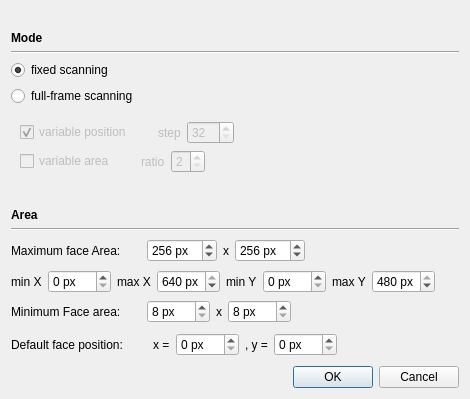
<?xml version="1.0" encoding="UTF-8"?>
<ui version="4.0">
 <class>scannerDialog</class>
 <widget class="QDialog" name="scannerDialog">
  <property name="geometry">
   <rect>
    <x>0</x>
    <y>0</y>
    <width>470</width>
    <height>399</height>
   </rect>
  </property>
  <property name="windowTitle">
   <string>Scanner Settings</string>
  </property>
  <property name="windowIcon">
   <iconset resource="../faceFinder.qrc">
    <normaloff>:/images/ff.png</normaloff>:/images/ff.png</iconset>
  </property>
  <layout class="QVBoxLayout" name="verticalLayout_3">
   <item>
    <spacer name="horizontalSpacer_4">
     <property name="orientation">
      <enum>Qt::Horizontal</enum>
     </property>
     <property name="sizeHint" stdset="0">
      <size>
       <width>439</width>
       <height>20</height>
      </size>
     </property>
    </spacer>
   </item>
   <item>
    <widget class="QLabel" name="label_4">
     <property name="font">
      <font>
       <weight>75</weight>
       <bold>true</bold>
      </font>
     </property>
     <property name="text">
      <string>Mode</string>
     </property>
    </widget>
   </item>
   <item>
    <widget class="Line" name="line_5">
     <property name="orientation">
      <enum>Qt::Horizontal</enum>
     </property>
    </widget>
   </item>
   <item>
    <widget class="QRadioButton" name="radioScannerFixed">
     <property name="toolTip">
      <string>scanning maximum face area at default position</string>
     </property>
     <property name="text">
      <string>fixed scanning</string>
     </property>
     <property name="checked">
      <bool>true</bool>
     </property>
    </widget>
   </item>
   <item>
    <widget class="QRadioButton" name="radioScannerVariable">
     <property name="toolTip">
      <string>changing position and/or area of scanning</string>
     </property>
     <property name="text">
      <string>full-frame scanning</string>
     </property>
    </widget>
   </item>
   <item>
    <widget class="QWidget" name="widgetScannerVariable" native="true">
     <property name="enabled">
      <bool>false</bool>
     </property>
     <layout class="QVBoxLayout" name="verticalLayout_2">
      <item>
       <layout class="QHBoxLayout" name="horizontalLayout_8">
        <item>
         <widget class="QCheckBox" name="checkVariablePosition">
          <property name="text">
           <string>variable position</string>
          </property>
          <property name="checked">
           <bool>true</bool>
          </property>
         </widget>
        </item>
        <item>
         <spacer name="verticalSpacer_5">
          <property name="orientation">
           <enum>Qt::Vertical</enum>
          </property>
          <property name="sizeHint" stdset="0">
           <size>
            <width>20</width>
            <height>40</height>
           </size>
          </property>
         </spacer>
        </item>
        <item>
         <widget class="QLabel" name="label_15">
          <property name="text">
           <string>step</string>
          </property>
         </widget>
        </item>
        <item>
         <widget class="QSpinBox" name="spinPositionStep">
          <property name="toolTip">
           <string>number of pixels to move scanning area</string>
          </property>
          <property name="minimum">
           <number>32</number>
          </property>
          <property name="maximum">
           <number>320</number>
          </property>
         </widget>
        </item>
        <item>
         <spacer name="horizontalSpacer_12">
          <property name="orientation">
           <enum>Qt::Horizontal</enum>
          </property>
          <property name="sizeHint" stdset="0">
           <size>
            <width>40</width>
            <height>20</height>
           </size>
          </property>
         </spacer>
        </item>
       </layout>
      </item>
      <item>
       <layout class="QHBoxLayout" name="horizontalLayout_9">
        <item>
         <widget class="QCheckBox" name="checkVariableArea">
          <property name="text">
           <string>variable area</string>
          </property>
         </widget>
        </item>
        <item>
         <spacer name="verticalSpacer_6">
          <property name="orientation">
           <enum>Qt::Vertical</enum>
          </property>
          <property name="sizeHint" stdset="0">
           <size>
            <width>20</width>
            <height>40</height>
           </size>
          </property>
         </spacer>
        </item>
        <item>
         <widget class="QLabel" name="label_16">
          <property name="text">
           <string>ratio</string>
          </property>
         </widget>
        </item>
        <item>
         <widget class="QSpinBox" name="spinAreaRatio">
          <property name="enabled">
           <bool>false</bool>
          </property>
          <property name="statusTip">
           <string>area is shrinked from maximum to minimum in given number of steps</string>
          </property>
          <property name="minimum">
           <number>2</number>
          </property>
          <property name="maximum">
           <number>8</number>
          </property>
         </widget>
        </item>
        <item>
         <spacer name="horizontalSpacer_13">
          <property name="orientation">
           <enum>Qt::Horizontal</enum>
          </property>
          <property name="sizeHint" stdset="0">
           <size>
            <width>40</width>
            <height>20</height>
           </size>
          </property>
         </spacer>
        </item>
       </layout>
      </item>
     </layout>
    </widget>
   </item>
   <item>
    <spacer name="horizontalSpacer_6">
     <property name="orientation">
      <enum>Qt::Horizontal</enum>
     </property>
     <property name="sizeHint" stdset="0">
      <size>
       <width>439</width>
       <height>20</height>
      </size>
     </property>
    </spacer>
   </item>
   <item>
    <widget class="QLabel" name="label_7">
     <property name="font">
      <font>
       <weight>75</weight>
       <bold>true</bold>
       <strikeout>false</strikeout>
      </font>
     </property>
     <property name="text">
      <string>Area</string>
     </property>
    </widget>
   </item>
   <item>
    <widget class="Line" name="line_4">
     <property name="orientation">
      <enum>Qt::Horizontal</enum>
     </property>
    </widget>
   </item>
   <item>
    <layout class="QVBoxLayout" name="verticalLayout">
     <item>
      <layout class="QHBoxLayout" name="horizontalLayout_5">
       <item>
        <widget class="QLabel" name="label_8">
         <property name="text">
          <string>Maximum face Area:</string>
         </property>
        </widget>
       </item>
       <item>
        <spacer name="verticalSpacer_2">
         <property name="orientation">
          <enum>Qt::Vertical</enum>
         </property>
         <property name="sizeHint" stdset="0">
          <size>
           <width>20</width>
           <height>40</height>
          </size>
         </property>
        </spacer>
       </item>
       <item>
        <widget class="QSpinBox" name="spinFaceMaxWidth">
         <property name="suffix">
          <string> px</string>
         </property>
         <property name="minimum">
          <number>16</number>
         </property>
         <property name="maximum">
          <number>1024</number>
         </property>
         <property name="value">
          <number>256</number>
         </property>
        </widget>
       </item>
       <item>
        <widget class="QLabel" name="label_12">
         <property name="text">
          <string>x</string>
         </property>
        </widget>
       </item>
       <item>
        <widget class="QSpinBox" name="spinFaceMaxHeight">
         <property name="suffix">
          <string> px</string>
         </property>
         <property name="minimum">
          <number>16</number>
         </property>
         <property name="maximum">
          <number>1024</number>
         </property>
         <property name="value">
          <number>256</number>
         </property>
        </widget>
       </item>
       <item>
        <spacer name="horizontalSpacer_9">
         <property name="orientation">
          <enum>Qt::Horizontal</enum>
         </property>
         <property name="sizeHint" stdset="0">
          <size>
           <width>40</width>
           <height>20</height>
          </size>
         </property>
        </spacer>
       </item>
      </layout>
     </item>
     <item>
      <layout class="QHBoxLayout" name="horizontalLayout_10">
       <item>
        <widget class="QLabel" name="label_17">
         <property name="text">
          <string>min X</string>
         </property>
        </widget>
       </item>
       <item>
        <widget class="QSpinBox" name="spinMinX">
         <property name="suffix">
          <string> px</string>
         </property>
         <property name="maximum">
          <number>200</number>
         </property>
        </widget>
       </item>
       <item>
        <widget class="QLabel" name="label_18">
         <property name="text">
          <string>max X</string>
         </property>
        </widget>
       </item>
       <item>
        <widget class="QSpinBox" name="spinMaxX">
         <property name="suffix">
          <string> px</string>
         </property>
         <property name="minimum">
          <number>540</number>
         </property>
         <property name="maximum">
          <number>640</number>
         </property>
         <property name="value">
          <number>640</number>
         </property>
        </widget>
       </item>
       <item>
        <widget class="QLabel" name="label_20">
         <property name="text">
          <string>min Y</string>
         </property>
        </widget>
       </item>
       <item>
        <widget class="QSpinBox" name="spinMinY">
         <property name="suffix">
          <string> px</string>
         </property>
         <property name="maximum">
          <number>200</number>
         </property>
        </widget>
       </item>
       <item>
        <widget class="QLabel" name="label_19">
         <property name="text">
          <string>max Y</string>
         </property>
        </widget>
       </item>
       <item>
        <widget class="QSpinBox" name="spinMaxY">
         <property name="suffix">
          <string> px</string>
         </property>
         <property name="minimum">
          <number>380</number>
         </property>
         <property name="maximum">
          <number>480</number>
         </property>
         <property name="value">
          <number>480</number>
         </property>
        </widget>
       </item>
       <item>
        <spacer name="horizontalSpacer_14">
         <property name="orientation">
          <enum>Qt::Horizontal</enum>
         </property>
         <property name="sizeHint" stdset="0">
          <size>
           <width>40</width>
           <height>20</height>
          </size>
         </property>
        </spacer>
       </item>
      </layout>
     </item>
     <item>
      <layout class="QHBoxLayout" name="horizontalLayout_6">
       <item>
        <widget class="QLabel" name="label_9">
         <property name="text">
          <string>Minimum Face area:</string>
         </property>
        </widget>
       </item>
       <item>
        <spacer name="verticalSpacer_3">
         <property name="orientation">
          <enum>Qt::Vertical</enum>
         </property>
         <property name="sizeHint" stdset="0">
          <size>
           <width>20</width>
           <height>40</height>
          </size>
         </property>
        </spacer>
       </item>
       <item>
        <widget class="QSpinBox" name="spinFaceMinWidth">
         <property name="suffix">
          <string> px</string>
         </property>
         <property name="minimum">
          <number>8</number>
         </property>
         <property name="maximum">
          <number>128</number>
         </property>
         <property name="singleStep">
          <number>1</number>
         </property>
        </widget>
       </item>
       <item>
        <widget class="QLabel" name="label_13">
         <property name="text">
          <string>x</string>
         </property>
        </widget>
       </item>
       <item>
        <widget class="QSpinBox" name="spinFaceMinHeight">
         <property name="suffix">
          <string> px</string>
         </property>
         <property name="minimum">
          <number>8</number>
         </property>
         <property name="maximum">
          <number>128</number>
         </property>
        </widget>
       </item>
       <item>
        <spacer name="horizontalSpacer_10">
         <property name="orientation">
          <enum>Qt::Horizontal</enum>
         </property>
         <property name="sizeHint" stdset="0">
          <size>
           <width>40</width>
           <height>20</height>
          </size>
         </property>
        </spacer>
       </item>
      </layout>
     </item>
     <item>
      <layout class="QHBoxLayout" name="horizontalLayout_7">
       <item>
        <widget class="QLabel" name="label_10">
         <property name="text">
          <string>Default face position: </string>
         </property>
        </widget>
       </item>
       <item>
        <spacer name="verticalSpacer_4">
         <property name="orientation">
          <enum>Qt::Vertical</enum>
         </property>
         <property name="sizeHint" stdset="0">
          <size>
           <width>20</width>
           <height>40</height>
          </size>
         </property>
        </spacer>
       </item>
       <item>
        <widget class="QLabel" name="label_14">
         <property name="text">
          <string>x =</string>
         </property>
        </widget>
       </item>
       <item>
        <widget class="QSpinBox" name="spinFaceX">
         <property name="suffix">
          <string> px</string>
         </property>
         <property name="maximum">
          <number>512</number>
         </property>
        </widget>
       </item>
       <item>
        <widget class="QLabel" name="label_11">
         <property name="text">
          <string>, y =</string>
         </property>
        </widget>
       </item>
       <item>
        <widget class="QSpinBox" name="spinFaceY">
         <property name="suffix">
          <string> px</string>
         </property>
         <property name="maximum">
          <number>352</number>
         </property>
        </widget>
       </item>
       <item>
        <spacer name="horizontalSpacer_11">
         <property name="orientation">
          <enum>Qt::Horizontal</enum>
         </property>
         <property name="sizeHint" stdset="0">
          <size>
           <width>40</width>
           <height>20</height>
          </size>
         </property>
        </spacer>
       </item>
      </layout>
     </item>
     <item>
      <spacer name="verticalSpacer_7">
       <property name="orientation">
        <enum>Qt::Vertical</enum>
       </property>
       <property name="sizeHint" stdset="0">
        <size>
         <width>20</width>
         <height>15</height>
        </size>
       </property>
      </spacer>
     </item>
    </layout>
   </item>
   <item>
    <widget class="QDialogButtonBox" name="buttonBox">
     <property name="orientation">
      <enum>Qt::Horizontal</enum>
     </property>
     <property name="standardButtons">
      <set>QDialogButtonBox::Cancel|QDialogButtonBox::Ok</set>
     </property>
    </widget>
   </item>
  </layout>
 </widget>
 <resources>
  <include location="../faceFinder.qrc"/>
 </resources>
 <connections>
  <connection>
   <sender>buttonBox</sender>
   <signal>accepted()</signal>
   <receiver>scannerDialog</receiver>
   <slot>accept()</slot>
   <hints>
    <hint type="sourcelabel">
     <x>222</x>
     <y>386</y>
    </hint>
    <hint type="destinationlabel">
     <x>157</x>
     <y>274</y>
    </hint>
   </hints>
  </connection>
  <connection>
   <sender>buttonBox</sender>
   <signal>rejected()</signal>
   <receiver>scannerDialog</receiver>
   <slot>reject()</slot>
   <hints>
    <hint type="sourcelabel">
     <x>290</x>
     <y>386</y>
    </hint>
    <hint type="destinationlabel">
     <x>286</x>
     <y>274</y>
    </hint>
   </hints>
  </connection>
  <connection>
   <sender>radioScannerVariable</sender>
   <signal>toggled(bool)</signal>
   <receiver>widgetScannerVariable</receiver>
   <slot>setEnabled(bool)</slot>
   <hints>
    <hint type="sourcelabel">
     <x>57</x>
     <y>96</y>
    </hint>
    <hint type="destinationlabel">
     <x>87</x>
     <y>108</y>
    </hint>
   </hints>
  </connection>
  <connection>
   <sender>checkVariablePosition</sender>
   <signal>toggled(bool)</signal>
   <receiver>spinPositionStep</receiver>
   <slot>setEnabled(bool)</slot>
   <hints>
    <hint type="sourcelabel">
     <x>28</x>
     <y>129</y>
    </hint>
    <hint type="destinationlabel">
     <x>203</x>
     <y>128</y>
    </hint>
   </hints>
  </connection>
  <connection>
   <sender>checkVariableArea</sender>
   <signal>toggled(bool)</signal>
   <receiver>spinAreaRatio</receiver>
   <slot>setEnabled(bool)</slot>
   <hints>
    <hint type="sourcelabel">
     <x>42</x>
     <y>165</y>
    </hint>
    <hint type="destinationlabel">
     <x>194</x>
     <y>167</y>
    </hint>
   </hints>
  </connection>
 </connections>
</ui>
